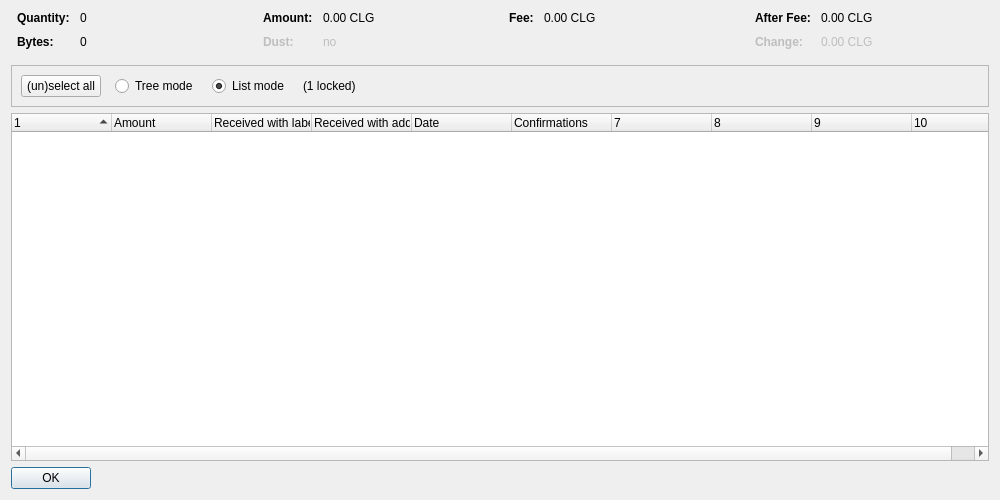
<?xml version="1.0" encoding="UTF-8"?>
<ui version="4.0">
 <class>CoinControlDialog</class>
 <widget class="QDialog" name="CoinControlDialog">
  <property name="geometry">
   <rect>
    <x>0</x>
    <y>0</y>
    <width>1000</width>
    <height>500</height>
   </rect>
  </property>
  <property name="windowTitle">
   <string>Coin Selection</string>
  </property>
  <layout class="QVBoxLayout" name="verticalLayout">
   <item>
    <layout class="QHBoxLayout" name="horizontalLayoutTop" stretch="0,0,0,0">
     <property name="topMargin">
      <number>0</number>
     </property>
     <property name="bottomMargin">
      <number>10</number>
     </property>
     <item>
      <layout class="QFormLayout" name="formLayoutCoinControl1">
       <property name="horizontalSpacing">
        <number>10</number>
       </property>
       <property name="verticalSpacing">
        <number>10</number>
       </property>
       <property name="leftMargin">
        <number>6</number>
       </property>
       <property name="rightMargin">
        <number>6</number>
       </property>
       <item row="0" column="0">
        <widget class="QLabel" name="labelCoinControlQuantityText">
         <property name="font">
          <font>
           <weight>75</weight>
           <bold>true</bold>
          </font>
         </property>
         <property name="text">
          <string>Quantity:</string>
         </property>
        </widget>
       </item>
       <item row="0" column="1">
        <widget class="QLabel" name="labelCoinControlQuantity">
         <property name="cursor">
          <cursorShape>IBeamCursor</cursorShape>
         </property>
         <property name="contextMenuPolicy">
          <enum>Qt::ActionsContextMenu</enum>
         </property>
         <property name="text">
          <string notr="true">0</string>
         </property>
         <property name="textInteractionFlags">
          <set>Qt::LinksAccessibleByMouse|Qt::TextSelectableByKeyboard|Qt::TextSelectableByMouse</set>
         </property>
        </widget>
       </item>
       <item row="1" column="0">
        <widget class="QLabel" name="labelCoinControlBytesText">
         <property name="font">
          <font>
           <weight>75</weight>
           <bold>true</bold>
          </font>
         </property>
         <property name="text">
          <string>Bytes:</string>
         </property>
        </widget>
       </item>
       <item row="1" column="1">
        <widget class="QLabel" name="labelCoinControlBytes">
         <property name="cursor">
          <cursorShape>IBeamCursor</cursorShape>
         </property>
         <property name="contextMenuPolicy">
          <enum>Qt::ActionsContextMenu</enum>
         </property>
         <property name="text">
          <string notr="true">0</string>
         </property>
         <property name="textInteractionFlags">
          <set>Qt::LinksAccessibleByMouse|Qt::TextSelectableByKeyboard|Qt::TextSelectableByMouse</set>
         </property>
        </widget>
       </item>
      </layout>
     </item>
     <item>
      <layout class="QFormLayout" name="formLayoutCoinControl2">
       <property name="horizontalSpacing">
        <number>10</number>
       </property>
       <property name="verticalSpacing">
        <number>10</number>
       </property>
       <property name="leftMargin">
        <number>6</number>
       </property>
       <property name="rightMargin">
        <number>6</number>
       </property>
       <item row="0" column="0">
        <widget class="QLabel" name="labelCoinControlAmountText">
         <property name="font">
          <font>
           <weight>75</weight>
           <bold>true</bold>
          </font>
         </property>
         <property name="text">
          <string>Amount:</string>
         </property>
        </widget>
       </item>
       <item row="0" column="1">
        <widget class="QLabel" name="labelCoinControlAmount">
         <property name="cursor">
          <cursorShape>IBeamCursor</cursorShape>
         </property>
         <property name="contextMenuPolicy">
          <enum>Qt::ActionsContextMenu</enum>
         </property>
         <property name="text">
          <string notr="true">0.00 CLG</string>
         </property>
         <property name="textInteractionFlags">
          <set>Qt::LinksAccessibleByMouse|Qt::TextSelectableByKeyboard|Qt::TextSelectableByMouse</set>
         </property>
        </widget>
       </item>
       <item row="1" column="0">
        <widget class="QLabel" name="labelCoinControlLowOutputText">
         <property name="enabled">
          <bool>false</bool>
         </property>
         <property name="font">
          <font>
           <weight>75</weight>
           <bold>true</bold>
          </font>
         </property>
         <property name="text">
          <string>Dust:</string>
         </property>
        </widget>
       </item>
       <item row="1" column="1">
        <widget class="QLabel" name="labelCoinControlLowOutput">
         <property name="enabled">
          <bool>false</bool>
         </property>
         <property name="cursor">
          <cursorShape>IBeamCursor</cursorShape>
         </property>
         <property name="contextMenuPolicy">
          <enum>Qt::ActionsContextMenu</enum>
         </property>
         <property name="text">
          <string notr="true">no</string>
         </property>
         <property name="textInteractionFlags">
          <set>Qt::LinksAccessibleByMouse|Qt::TextSelectableByKeyboard|Qt::TextSelectableByMouse</set>
         </property>
        </widget>
       </item>
      </layout>
     </item>
     <item>
      <layout class="QFormLayout" name="formLayoutCoinControl3">
       <property name="horizontalSpacing">
        <number>10</number>
       </property>
       <property name="verticalSpacing">
        <number>10</number>
       </property>
       <property name="leftMargin">
        <number>6</number>
       </property>
       <property name="rightMargin">
        <number>6</number>
       </property>
       <item row="0" column="0">
        <widget class="QLabel" name="labelCoinControlFeeText">
         <property name="font">
          <font>
           <weight>75</weight>
           <bold>true</bold>
          </font>
         </property>
         <property name="text">
          <string>Fee:</string>
         </property>
        </widget>
       </item>
       <item row="0" column="1">
        <widget class="QLabel" name="labelCoinControlFee">
         <property name="cursor">
          <cursorShape>IBeamCursor</cursorShape>
         </property>
         <property name="contextMenuPolicy">
          <enum>Qt::ActionsContextMenu</enum>
         </property>
         <property name="text">
          <string notr="true">0.00 CLG</string>
         </property>
         <property name="textInteractionFlags">
          <set>Qt::LinksAccessibleByMouse|Qt::TextSelectableByKeyboard|Qt::TextSelectableByMouse</set>
         </property>
        </widget>
       </item>
      </layout>
     </item>
     <item>
      <layout class="QFormLayout" name="formLayoutCoinControl4">
       <property name="horizontalSpacing">
        <number>10</number>
       </property>
       <property name="verticalSpacing">
        <number>10</number>
       </property>
       <property name="leftMargin">
        <number>6</number>
       </property>
       <property name="rightMargin">
        <number>6</number>
       </property>
       <item row="0" column="0">
        <widget class="QLabel" name="labelCoinControlAfterFeeText">
         <property name="font">
          <font>
           <weight>75</weight>
           <bold>true</bold>
          </font>
         </property>
         <property name="text">
          <string>After Fee:</string>
         </property>
        </widget>
       </item>
       <item row="0" column="1">
        <widget class="QLabel" name="labelCoinControlAfterFee">
         <property name="cursor">
          <cursorShape>IBeamCursor</cursorShape>
         </property>
         <property name="contextMenuPolicy">
          <enum>Qt::ActionsContextMenu</enum>
         </property>
         <property name="text">
          <string notr="true">0.00 CLG</string>
         </property>
         <property name="textInteractionFlags">
          <set>Qt::LinksAccessibleByMouse|Qt::TextSelectableByKeyboard|Qt::TextSelectableByMouse</set>
         </property>
        </widget>
       </item>
       <item row="1" column="0">
        <widget class="QLabel" name="labelCoinControlChangeText">
         <property name="enabled">
          <bool>false</bool>
         </property>
         <property name="font">
          <font>
           <weight>75</weight>
           <bold>true</bold>
          </font>
         </property>
         <property name="text">
          <string>Change:</string>
         </property>
        </widget>
       </item>
       <item row="1" column="1">
        <widget class="QLabel" name="labelCoinControlChange">
         <property name="enabled">
          <bool>false</bool>
         </property>
         <property name="cursor">
          <cursorShape>IBeamCursor</cursorShape>
         </property>
         <property name="contextMenuPolicy">
          <enum>Qt::ActionsContextMenu</enum>
         </property>
         <property name="text">
          <string notr="true">0.00 CLG</string>
         </property>
         <property name="textInteractionFlags">
          <set>Qt::LinksAccessibleByMouse|Qt::TextSelectableByKeyboard|Qt::TextSelectableByMouse</set>
         </property>
        </widget>
       </item>
      </layout>
     </item>
    </layout>
   </item>
   <item>
    <widget class="QFrame" name="frame">
     <property name="minimumSize">
      <size>
       <width>0</width>
       <height>40</height>
      </size>
     </property>
     <property name="frameShape">
      <enum>QFrame::StyledPanel</enum>
     </property>
     <property name="frameShadow">
      <enum>QFrame::Sunken</enum>
     </property>
     <layout class="QHBoxLayout" name="horizontalLayout">
      <item>
       <layout class="QHBoxLayout" name="horizontalLayoutPanel" stretch="0,0,0,0,0">
        <property name="spacing">
         <number>14</number>
        </property>
        <item>
         <widget class="QPushButton" name="pushButtonSelectAll">
          <property name="sizePolicy">
           <sizepolicy hsizetype="Maximum" vsizetype="Fixed">
            <horstretch>0</horstretch>
            <verstretch>0</verstretch>
           </sizepolicy>
          </property>
          <property name="text">
           <string>(un)select all</string>
          </property>
          <property name="autoDefault">
           <bool>false</bool>
          </property>
         </widget>
        </item>
        <item>
         <widget class="QRadioButton" name="radioTreeMode">
          <property name="sizePolicy">
           <sizepolicy hsizetype="Maximum" vsizetype="Fixed">
            <horstretch>0</horstretch>
            <verstretch>0</verstretch>
           </sizepolicy>
          </property>
          <property name="text">
           <string>Tree mode</string>
          </property>
         </widget>
        </item>
        <item>
         <widget class="QRadioButton" name="radioListMode">
          <property name="sizePolicy">
           <sizepolicy hsizetype="Maximum" vsizetype="Fixed">
            <horstretch>0</horstretch>
            <verstretch>0</verstretch>
           </sizepolicy>
          </property>
          <property name="text">
           <string>List mode</string>
          </property>
          <property name="checked">
           <bool>true</bool>
          </property>
         </widget>
        </item>
        <item>
         <widget class="QLabel" name="labelLocked">
          <property name="text">
           <string notr="true">(1 locked)</string>
          </property>
         </widget>
        </item>
        <item>
         <spacer name="horizontalSpacer">
          <property name="orientation">
           <enum>Qt::Horizontal</enum>
          </property>
          <property name="sizeHint" stdset="0">
           <size>
            <width>40</width>
            <height>20</height>
           </size>
          </property>
         </spacer>
        </item>
       </layout>
      </item>
     </layout>
    </widget>
   </item>
   <item>
    <widget class="CoinControlTreeWidget" name="treeWidget">
     <property name="contextMenuPolicy">
      <enum>Qt::CustomContextMenu</enum>
     </property>
     <property name="sortingEnabled">
      <bool>false</bool>
     </property>
     <property name="columnCount">
      <number>10</number>
     </property>
     <attribute name="headerShowSortIndicator" stdset="0">
      <bool>true</bool>
     </attribute>
     <attribute name="headerStretchLastSection">
      <bool>false</bool>
     </attribute>
     <column>
      <property name="text">
       <string/>
      </property>
     </column>
     <column>
      <property name="text">
       <string>Amount</string>
      </property>
     </column>
     <column>
      <property name="text">
       <string>Received with label</string>
      </property>
     </column>
     <column>
      <property name="text">
       <string>Received with address</string>
      </property>
     </column>
     <column>
      <property name="text">
       <string>Date</string>
      </property>
     </column>
     <column>
      <property name="text">
       <string>Confirmations</string>
      </property>
      <property name="toolTip">
       <string>Confirmed</string>
      </property>
     </column>
     <column>
      <property name="text">
       <string/>
      </property>
     </column>
     <column>
      <property name="text">
       <string/>
      </property>
     </column>
     <column>
      <property name="text">
       <string/>
      </property>
     </column>
     <column>
      <property name="text">
       <string/>
      </property>
     </column>
    </widget>
   </item>
   <item>
    <widget class="QDialogButtonBox" name="buttonBox">
     <property name="sizePolicy">
      <sizepolicy hsizetype="Maximum" vsizetype="Fixed">
       <horstretch>0</horstretch>
       <verstretch>0</verstretch>
      </sizepolicy>
     </property>
     <property name="orientation">
      <enum>Qt::Horizontal</enum>
     </property>
     <property name="standardButtons">
      <set>QDialogButtonBox::Ok</set>
     </property>
    </widget>
   </item>
  </layout>
 </widget>
 <customwidgets>
  <customwidget>
   <class>CoinControlTreeWidget</class>
   <extends>QTreeWidget</extends>
   <header>coincontroltreewidget.h</header>
  </customwidget>
 </customwidgets>
 <resources/>
 <connections/>
</ui>
